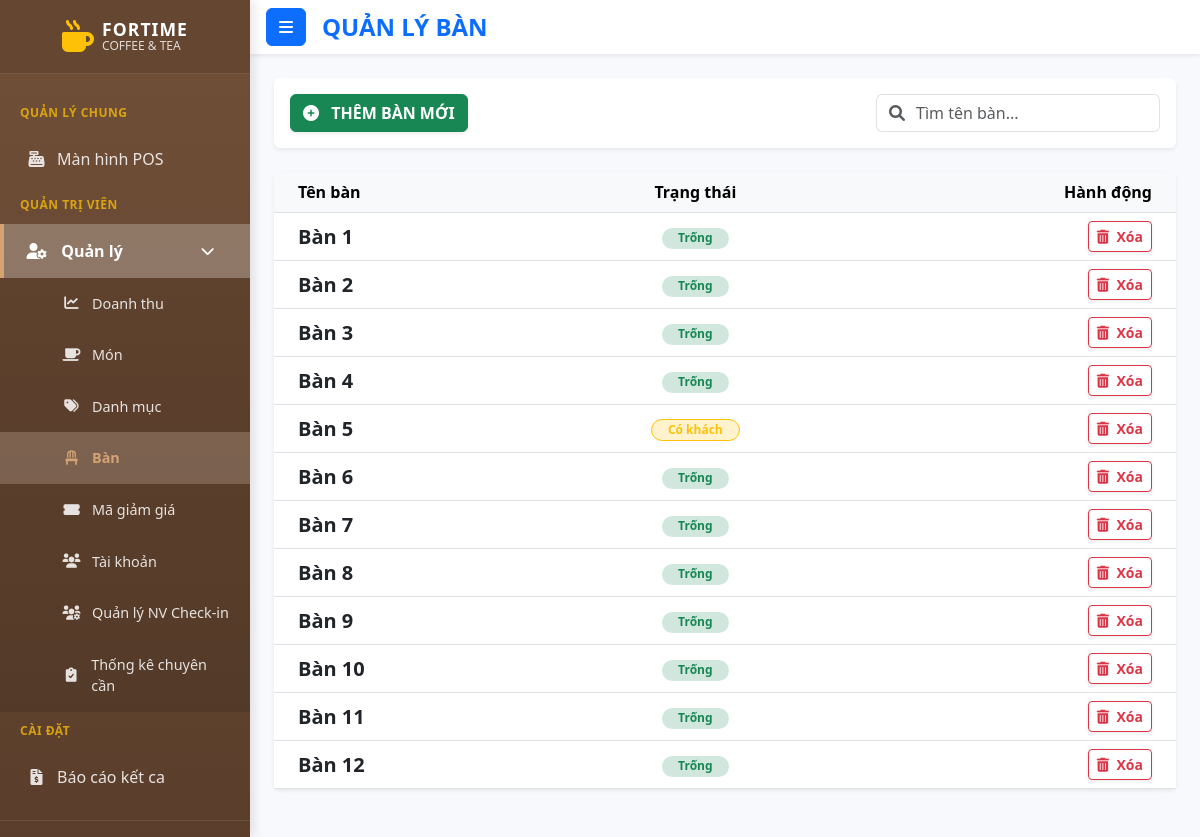
The app's page /table (signed in) with its own data.
### tables this page shows
CREATE TABLE `tables` (
  `table_id` int(11) NOT NULL,
  `table_name` varchar(50) NOT NULL,
  `status` enum('empty','occupied') DEFAULT 'empty',
  `is_deleted` tinyint(1) DEFAULT 0
);

### app/controllers/Table.php (called while the page is built, shortened)
<?php
class Table extends Controller {
    private $tableModel;
    public function __construct() {
        $this->tableModel = $this->model('TableModel');
    }
    public function index() {
        $tables = $this->tableModel->getTables();
        $this->view('admin/tables/index', ['tables' => $tables]);
    }
}

### app/core/App.php (called while the page is built, shortened)
<?php
class App {
    protected $currentMethod = 'login';
    public function __construct() {
        $url = $this->getUrl();
        if (isset($url[0])) {
            $u_name = ucwords($url[0]);
            if (file_exists('../app/controllers/' . $u_name . 'Controller.php')) {
                $this->currentController = $u_name . 'Controller';
                $this->currentMethod = 'index';
                unset($url[0]);
            }
            elseif (file_exists('../app/controllers/' . $u_name . '.php')) {
                $this->currentMethod = 'index';
                unset($url[0]);
            }
        }
        $this->currentController = new $this->currentController;
        $this->params = $url ? array_values($url) : [];
        call_user_func_array([$this->currentController, $this->currentMethod], $this->params);
    }
    public function getUrl() {
        if (isset($_GET['url'])) {
            $url = rtrim($_GET['url'], '/');
            $url = filter_var($url, FILTER_SANITIZE_URL);
            return explode('/', $url);
        }
        return [];
    }
}

### public/index.php (called while the page is built, shortened)
<?php
$init = new App();

### app/core/Database.php (called while the page is built, shortened)
<?php
class Database {
    private $host = DB_HOST;
    private $user = DB_USER;
    private $pass = DB_PASS;
    private $dbname = DB_NAME;
    private $dbh;
    private $stmt;
    public function __construct() {
        $dsn = 'mysql:host=' . $this->host . ';dbname=' . $this->dbname . ';charset=utf8';
        $options = array(
            PDO::ATTR_PERSISTENT => true,
            PDO::ATTR_ERRMODE => PDO::ERRMODE_EXCEPTION
        );
        try {
            $this->dbh = new PDO($dsn, $this->user, $this->pass, $options);
            $this->dbh->exec("SET time_zone = '+07:00'");
        } catch (PDOException $e) {
            $this->error = $e->getMessage();
            die("Lỗi kết nối Cơ sở dữ liệu: " . $this->error);
        }
    }
    public function query($sql) {
        $this->stmt = $this->dbh->prepare($sql);
    }
    public function execute() {
        return $this->stmt->execute();
    }
    public function resultSet() {
        $this->execute();
        return $this->stmt->fetchAll(PDO::FETCH_OBJ);
    }
}

### app/models/TableModel.php (called while the page is built, shortened)
<?php
class TableModel {
    private $db;
    public function __construct() {
        $this->db = new Database();
    }
    public function getTables() {
        $sql = "SELECT * FROM tables ORDER BY is_deleted ASC, table_id ASC";
        $this->db->query($sql);
        return $this->db->resultSet();
    }
}

### app/views/admin/tables/index.php (the view, shortened to what this page needs)
<!DOCTYPE html>
<html lang="vi">
<head>
    <link href="https://cdn.jsdelivr.net/npm/bootstrap@5.3.0/dist/css/bootstrap.min.css" rel="stylesheet">
    <link rel="stylesheet" href="https://cdnjs.cloudflare.com/ajax/libs/font-awesome/6.0.0/css/all.min.css">
    <link rel="stylesheet" href="<?php echo URLROOT; ?>/css/pos.css">
    <link rel="stylesheet" href="<?php echo URLROOT; ?>/css/admin.css">
    <link rel="stylesheet" href="<?php echo URLROOT; ?>/css/dashboard.css">
    <link rel="stylesheet" href="<?php echo URLROOT; ?>/css/sidebar.css">
</head>
<body class="dashboard-page">
<div class="wrapper dashboard-wrapper">
    <?php require_once APPROOT . '/views/Layouts/sidebar.php'; ?>
    <div id="content">
        <nav class="navbar navbar-light bg-white shadow-sm px-3 mb-4 sticky-top">
            <div class="d-flex align-items-center w-100">
                <button type="button" id="sidebarCollapse" class="btn btn-primary me-3"><i class="fas fa-bars"></i></button>
                <h4 class="text-primary mb-0 fw-bold">QUẢN LÝ BÀN</h4>
            </div>
        </nav>
        <div class="container-fluid px-4 pb-5">
            <div class="card shadow-sm border-0 mb-4">
                <div class="card-body py-3 d-flex justify-content-between align-items-center">
                    <form action="<?php echo URLROOT; ?>/table/add" method="POST">
                        <button type="submit" class="btn btn-success fw-bold shadow-sm">
                            <i class="fas fa-plus-circle me-2"></i> THÊM BÀN MỚI
                        </button>
                    </form>
                    <div class="input-group w-auto">
                        <span class="input-group-text bg-white border-end-0"><i class="fas fa-search text-muted"></i></span>
                        <input type="text" id="searchTable" class="form-control border-start-0 ps-0" placeholder="Tìm tên bàn...">
                    </div>
                </div>
            </div>
            <div class="card shadow-sm border-0">
                <div class="card-body p-0">
                    <div class="table-responsive">
                        <table class="table table-hover align-middle mb-0 text-center">
                            <thead class="table-light">
                                <tr>
                                    <th class="ps-4 text-start">Tên bàn</th>
                                    <th>Trạng thái</th>
                                    <th class="pe-4 text-end">Hành động</th>
                                </tr>
                            </thead>
                            <tbody id="tableTableBody">
                                <?php if (!empty($data['tables'])): ?>
                                    <?php foreach($data['tables'] as $table): ?>
                                    <tr class="<?php echo ($table->is_deleted == 1) ? 'table-secondary text-muted' : ''; ?>">
                                        <td class="ps-4 text-start fw-bold fs-5">
                                            <?php echo htmlspecialchars($table->table_name); ?>
                                        </td>
                                        <td>
                                            <?php if($table->is_deleted == 1): ?>
                                                <span class="text-muted small">--</span>
                                            <?php else: ?>
                                                <?php if($table->status == 'empty'): ?>
                                                    <span class="badge bg-success-subtle text-success rounded-pill px-3">Trống</span>
                                                <?php else: ?>
                                                    <span class="badge bg-warning-subtle text-warning border border-warning rounded-pill px-3">Có khách</span>
                                                <?php endif; ?>
                                            <?php endif; ?>
                                        </td>
                                        <td class="pe-4 text-end">
                                            <?php if($table->is_deleted == 1): ?>
                                                <a href="<?php echo URLROOT; ?>/table/restore/<?php echo $table->table_id; ?>"
                                                   class="btn btn-sm btn-success fw-bold btn-restore text-white shadow-sm">
                                                    <i class="fas fa-trash-restore me-1"></i> Khôi phục
                                                </a>
                                            <?php else: ?>
                                                <button class="btn btn-sm btn-outline-danger fw-bold btn-delete shadow-sm"
                                                        data-id="<?php echo $table->table_id; ?>"
                                                        data-name="<?php echo htmlspecialchars($table->table_name); ?>">
                                                    <i class="fas fa-trash-alt me-1"></i> Xóa
                                                </button>
                                            <?php endif; ?>
                                        </td>
                                    </tr>
                                    <?php endforeach; ?>
                                <?php else: ?>
                                    <tr>
                                        <td colspan="3" class="text-center py-5 text-muted">Chưa có bàn nào. Hãy bấm "Thêm bàn mới".</td>
                                    </tr>
                                <?php endif; ?>
                            </tbody>
                        </table>
                    </div>
                </div>
            </div>
        </div>
    </div>
</div>
</body>
</html>

### public/css/pos.css (style rules this page uses)
:root { --primary-color: #4e73df; --primary-dark: #224abe; --bg-gray: #f3f4f6; --sidebar-width: 250px; }
body, html { height: 100%; margin: 0; font-family: 'Segoe UI', Tahoma, Geneva, Verdana, sans-serif; background-color: var(--bg-gray); overflow: hidden; }
.wrapper { display: flex; width: 100%; height: 100vh; }

### public/css/admin.css (style rules this page uses)
:root { --primary-color: #4e73df; --primary-dark: #224abe; --sidebar-width: 250px; --bg-light: #f8f9fc; }
body { font-family: 'Segoe UI', Tahoma, Geneva, Verdana, sans-serif; background-color: #f0f2f5; margin: 0; }
.wrapper { display: flex; width: 100%; align-items: stretch; min-height: 100vh; }
#content { width: 100%; min-height: 100vh; transition: all 0.3s; display: flex; flex-direction: column; }

### public/css/dashboard.css (style rules this page uses)
body.dashboard-page { overflow: hidden !important; background-color: #f8f9fc; }
.wrapper.dashboard-wrapper { height: 100vh; overflow: hidden; display: flex; }
#content { flex-grow: 1; height: 100vh !important; overflow-y: auto !important; display: block !important; }
#content .navbar { position: sticky; top: 0; z-index: 100; }

### public/css/sidebar.css (style rules this page uses)
:root { --sidebar-width: 250px; --sidebar-bg: linear-gradient(180deg, #6f4e37 10%, #5a3e2b 100%); --sidebar-text: #fff; --sidebar-active-bg: rgba(255, 255, 255, 0.25); --sidebar-hover-bg: rgba(255, 255, 255, 0.15); --sidebar-border-active: #d4a373; }

### records on screen
tables: table_name "Bàn 1", is_deleted "Trống"
tables: table_name "Bàn 2", is_deleted "Trống"
tables: table_name "Bàn 3", is_deleted "Trống"
tables: table_name "Bàn 4", is_deleted "Trống"
tables: table_name "Bàn 5", is_deleted "Có khách"
tables: table_name "Bàn 6", is_deleted "Trống"
tables: table_name "Bàn 7", is_deleted "Trống"
tables: table_name "Bàn 8", is_deleted "Trống"
tables: table_name "Bàn 9", is_deleted "Trống"
tables: table_name "Bàn 10", is_deleted "Trống"
tables: table_name "Bàn 11", is_deleted "Trống"
tables: table_name "Bàn 12", is_deleted "Trống"
